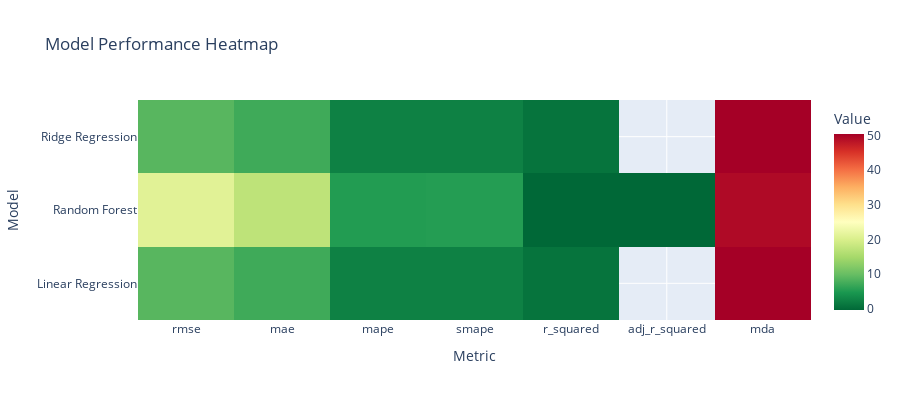

Notebook source saved alongside this figure:
### Markdown cell above
### Heatmap Comparison

Useful when comparing many models across many metrics:

### Code cell
# Heatmap view
fig_heatmap = plot_model_comparison(
    stats_list=[stats_linear, stats_rf, stats_ridge],
    model_names=["Linear Regression", "Random Forest", "Ridge Regression"],
    plot_type="heatmap",
    title="Model Performance Heatmap",
    height=400
)

fig_heatmap.show()

### Figure 1 — Plotly figure (JSON) as saved in the notebook; plotly's stock layout.template omitted (floating-point values rounded to 4 significant figures)
{"data": [{"colorbar": {"title": {"text": "Value"}}, "colorscale": [[0, "rgb(0,104,55)"], [0.1, "rgb(26,152,80)"], [0.2, "rgb(102,189,99)"], [0.3, "rgb(166,217,106)"], [0.4, "rgb(217,239,139)"], [0.5, "rgb(255,255,191)"], [0.6, "rgb(254,224,139)"], [0.7, "rgb(253,174,97)"], [0.8, "rgb(244,109,67)"], [0.9, "rgb(215,48,39)"], [1, "rgb(165,0,38)"]], "hovertemplate": "Model: %{y}<br>Metric: %{x}<br>Value: %{z:.4f}<extra></extra>", "type": "heatmap", "x": ["rmse", "mae", "mape", "smape", "r_squared", "adj_r_squared", "mda"], "y": ["Linear Regression", "Random Forest", "Ridge Regression"], "z": [[8.742, 7.071, 2.193, 2.182, 0.7445, NaN, 50.51], [20.96, 17.17, 5.155, 5.313, -0.4687, -0.4837, 49.49], [8.742, 7.071, 2.193, 2.182, 0.7445, NaN, 50.51]]}], "layout": {"height": 400, "title": {"text": "Model Performance Heatmap"}, "xaxis": {"title": {"text": "Metric"}}, "yaxis": {"title": {"text": "Model"}}}}
